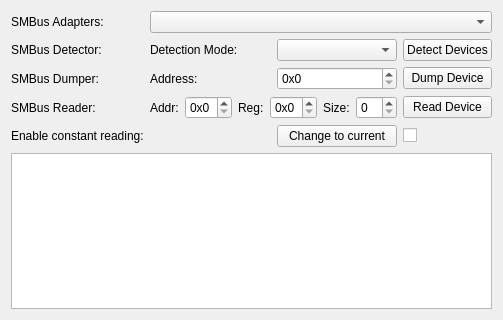
<?xml version="1.0" encoding="UTF-8"?>
<ui version="4.0">
 <class>OpenRGBSystemInfoPageUi</class>
 <widget class="QFrame" name="OpenRGBSystemInfoPageUi">
  <property name="geometry">
   <rect>
    <x>0</x>
    <y>0</y>
    <width>500</width>
    <height>320</height>
   </rect>
  </property>
  <property name="windowTitle">
   <string>Frame</string>
  </property>
  <layout class="QGridLayout" name="gridLayout">
   <item row="2" column="2">
    <widget class="QSpinBox" name="DumpAddressBox">
     <property name="suffix">
      <string/>
     </property>
     <property name="prefix">
      <string>0x</string>
     </property>
     <property name="maximum">
      <number>255</number>
     </property>
     <property name="displayIntegerBase">
      <number>16</number>
     </property>
    </widget>
   </item>
   <item row="3" column="3">
    <widget class="QPushButton" name="ReadButton">
     <property name="text">
      <string>Read Device</string>
     </property>
    </widget>
   </item>
   <item row="3" column="1" colspan="2">
    <layout class="QHBoxLayout" name="horizontalLayout">
     <item>
      <widget class="QLabel" name="ReadAddressLabel">
       <property name="text">
        <string>Addr:</string>
       </property>
      </widget>
     </item>
     <item>
      <widget class="QSpinBox" name="ReadAddressBox">
       <property name="prefix">
        <string>0x</string>
       </property>
       <property name="maximum">
        <number>255</number>
       </property>
       <property name="displayIntegerBase">
        <number>16</number>
       </property>
      </widget>
     </item>
     <item>
      <widget class="QLabel" name="ReadRegisterLabel">
       <property name="text">
        <string>Reg:</string>
       </property>
      </widget>
     </item>
     <item>
      <widget class="QSpinBox" name="ReadRegisterBox">
       <property name="prefix">
        <string>0x</string>
       </property>
       <property name="maximum">
        <number>255</number>
       </property>
       <property name="displayIntegerBase">
        <number>16</number>
       </property>
      </widget>
     </item>
     <item>
      <widget class="QLabel" name="ReadSizeLabel">
       <property name="text">
        <string>Size:</string>
       </property>
      </widget>
     </item>
     <item>
      <widget class="QSpinBox" name="ReadSizeBox"/>
     </item>
    </layout>
   </item>
   <item row="2" column="1">
    <widget class="QLabel" name="DumpAddressLabel">
     <property name="text">
      <string>Address:</string>
     </property>
    </widget>
   </item>
   <item row="0" column="0">
    <widget class="QLabel" name="SMBusAdaptersLabel">
     <property name="text">
      <string>SMBus Adapters:</string>
     </property>
    </widget>
   </item>
   <item row="1" column="2">
    <widget class="QComboBox" name="SMBusDetectionModeBox"/>
   </item>
   <item row="2" column="3">
    <widget class="QPushButton" name="DumpButton">
     <property name="text">
      <string>Dump Device</string>
     </property>
    </widget>
   </item>
   <item row="5" column="0" colspan="4">
    <widget class="QPlainTextEdit" name="SMBusDataText"/>
   </item>
   <item row="0" column="1" colspan="3">
    <widget class="QComboBox" name="SMBusAdaptersBox"/>
   </item>
   <item row="3" column="0">
    <widget class="QLabel" name="SMBusReaderLabel">
     <property name="text">
      <string>SMBus Reader:</string>
     </property>
    </widget>
   </item>
   <item row="1" column="1">
    <widget class="QLabel" name="SMBusDetectModeLabel">
     <property name="text">
      <string>Detection Mode:</string>
     </property>
    </widget>
   </item>
   <item row="1" column="3">
    <widget class="QPushButton" name="DetectButton">
     <property name="text">
      <string>Detect Devices</string>
     </property>
    </widget>
   </item>
   <item row="1" column="0">
    <widget class="QLabel" name="SMBusDetectorLabel">
     <property name="text">
      <string>SMBus Detector:</string>
     </property>
    </widget>
   </item>
   <item row="2" column="0">
    <widget class="QLabel" name="SMBusDumpLabel">
     <property name="text">
      <string>SMBus Dumper:</string>
     </property>
    </widget>
   </item>
   <item row="4" column="0">
    <widget class="QLabel" name="label">
     <property name="text">
      <string>Enable constant reading:</string>
     </property>
    </widget>
   </item>
   <item row="4" column="3">
    <widget class="QCheckBox" name="ConstantRead">
     <property name="text">
      <string/>
     </property>
    </widget>
   </item>
   <item row="4" column="2">
    <widget class="QPushButton" name="SwitchConstToCurrent">
     <property name="text">
      <string>Change to current</string>
     </property>
    </widget>
   </item>
  </layout>
 </widget>
 <tabstops>
  <tabstop>SMBusAdaptersBox</tabstop>
  <tabstop>SMBusDetectionModeBox</tabstop>
  <tabstop>DetectButton</tabstop>
  <tabstop>DumpAddressBox</tabstop>
  <tabstop>DumpButton</tabstop>
  <tabstop>SMBusDataText</tabstop>
 </tabstops>
 <resources/>
 <connections/>
</ui>
